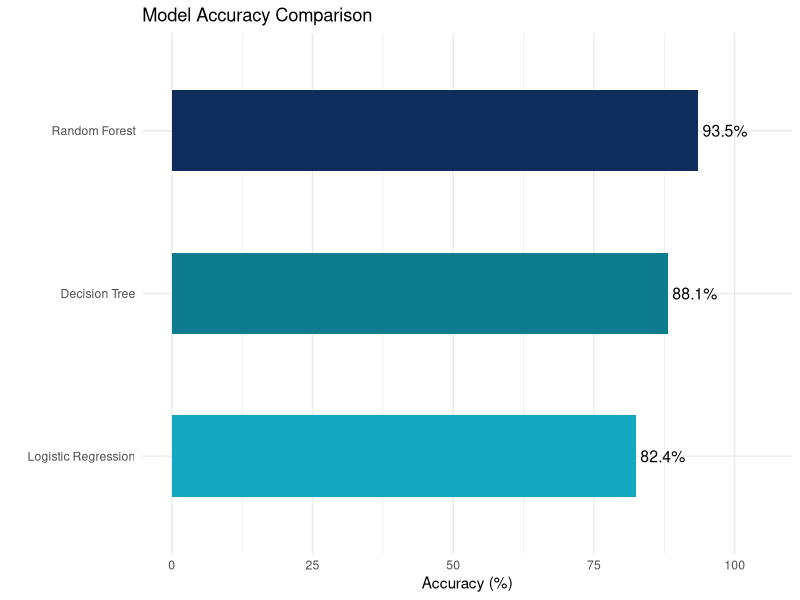
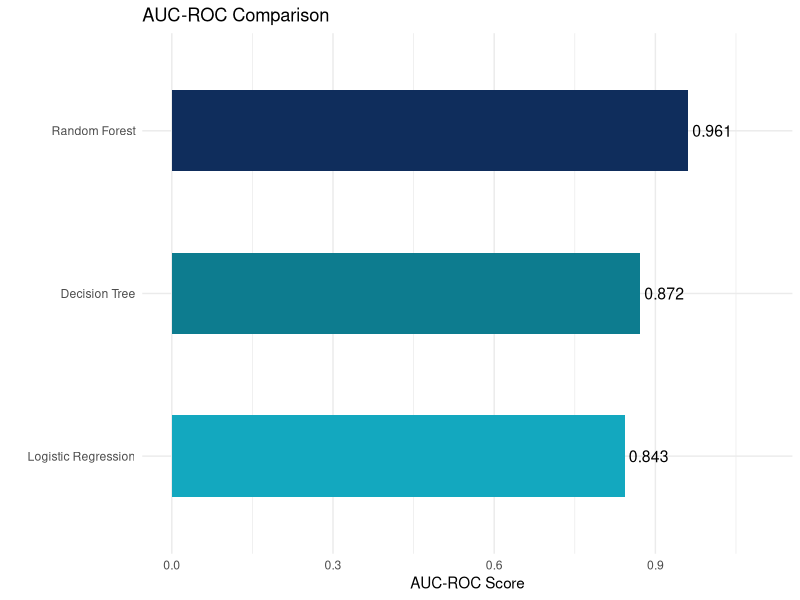
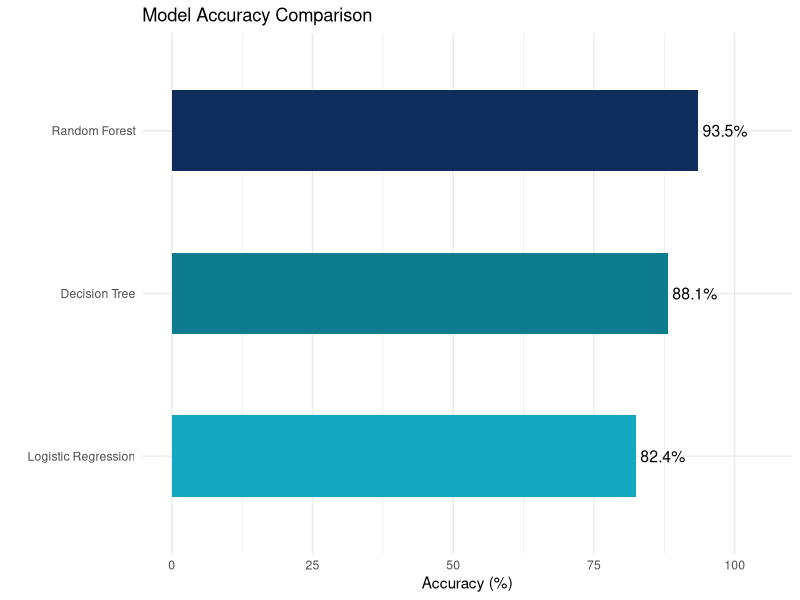
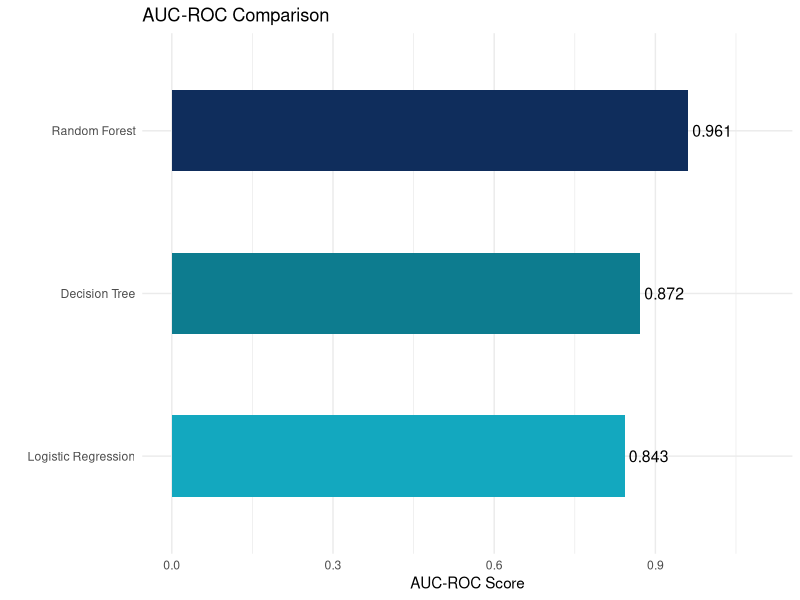

The R source for these figures, in order: (Note: this script raises an error after producing the figures.)
# E-Commerce Customer Churn Prediction
# Model Results Summary

library(ggplot2)
library(dplyr)

# model performance summary table
results <- data.frame(
  Model     = c("Logistic Regression", "Decision Tree", "Random Forest"),
  Accuracy  = c(82.4, 88.1, 93.5),
  Precision = c(71.2, 78.6, 89.4),
  Recall    = c(68.5, 75.3, 88.1),
  F1_Score  = c(69.8, 76.9, 88.7),
  AUC_ROC   = c(0.843, 0.872, 0.961)
)

print(results)

# accuracy comparison bar chart
ggplot(results, aes(x = reorder(Model, Accuracy), y = Accuracy, fill = Model)) +
  geom_col(width = 0.5) +
  geom_text(aes(label = paste0(Accuracy, "%")), hjust = -0.1, size = 4) +
  coord_flip() +
  scale_fill_manual(values = c(
    "Logistic Regression" = "#13A8BF",
    "Decision Tree"       = "#0D7C8F",
    "Random Forest"       = "#0F2D5C"
  )) +
  ylim(0, 105) +
  labs(title = "Model Accuracy Comparison", x = "", y = "Accuracy (%)") +
  theme_minimal() +
  theme(legend.position = "none")

ggsave("charts/11_accuracy_comparison.png", width = 7, height = 4, dpi = 150)

# AUC-ROC comparison
ggplot(results, aes(x = reorder(Model, AUC_ROC), y = AUC_ROC, fill = Model)) +
  geom_col(width = 0.5) +
  geom_text(aes(label = AUC_ROC), hjust = -0.1, size = 4) +
  coord_flip() +
  scale_fill_manual(values = c(
    "Logistic Regression" = "#13A8BF",
    "Decision Tree"       = "#0D7C8F",
    "Random Forest"       = "#0F2D5C"
  )) +
  ylim(0, 1.1) +
  labs(title = "AUC-ROC Comparison", x = "", y = "AUC-ROC Score") +
  theme_minimal() +
  theme(legend.position = "none")

ggsave("charts/12_aucroc_comparison.png", width = 7, height = 4, dpi = 150)

write.csv(results, "outputs/model_results_summary.csv", row.names = FALSE)
